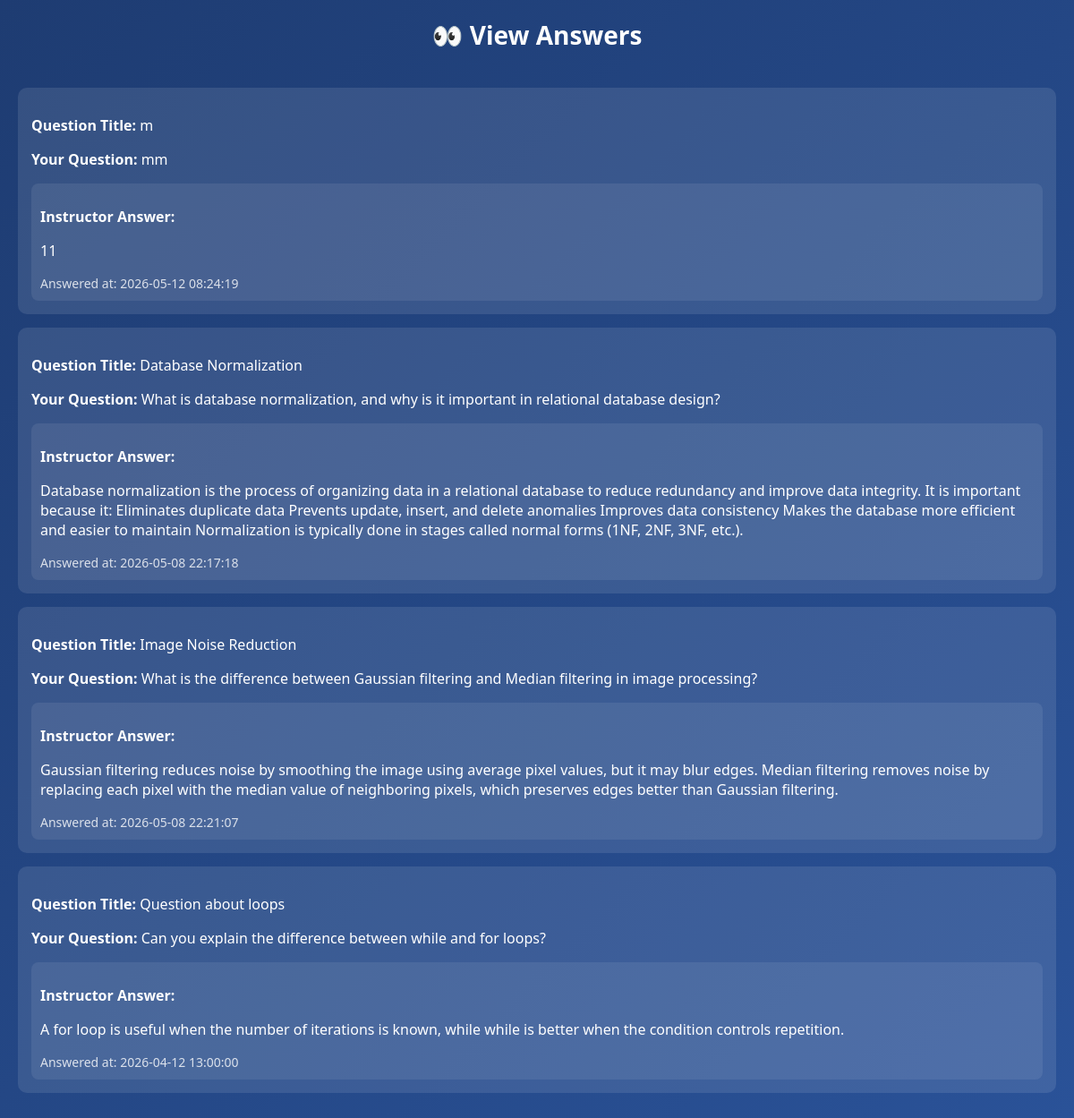
Screenshot of /ViewAnswers.php (signed in) with the database file from the repository.
### tables this page shows
CREATE TABLE `answer` (
  `answer_id` int(11) NOT NULL AUTO_INCREMENT,
  `question_id` int(11) NOT NULL,
  `instructor_id` int(11) NOT NULL,
  `content` text NOT NULL,
  `created_at` datetime DEFAULT current_timestamp(),
  PRIMARY KEY (`answer_id`),
  KEY `question_id` (`question_id`),
  KEY `instructor_id` (`instructor_id`),
  CONSTRAINT `answer_ibfk_1` FOREIGN KEY (`question_id`) REFERENCES `question` (`question_id`) ON DELETE CASCADE ON UPDATE CASCADE,
  CONSTRAINT `answer_ibfk_2` FOREIGN KEY (`instructor_id`) REFERENCES `instructor` (`instructor_id`) ON DELETE CASCADE ON UPDATE CASCADE
);

CREATE TABLE `question` (
  `question_id` int(11) NOT NULL AUTO_INCREMENT,
  `student_id` int(11) NOT NULL,
  `course_id` int(11) NOT NULL,
  `title` varchar(200) NOT NULL,
  `content` text NOT NULL,
  `created_at` datetime DEFAULT current_timestamp(),
  `status` enum('open','answered','closed') NOT NULL,
  PRIMARY KEY (`question_id`),
  KEY `student_id` (`student_id`),
  KEY `course_id` (`course_id`),
  CONSTRAINT `question_ibfk_1` FOREIGN KEY (`student_id`) REFERENCES `student` (`student_id`) ON DELETE CASCADE ON UPDATE CASCADE,
  CONSTRAINT `question_ibfk_2` FOREIGN KEY (`course_id`) REFERENCES `course` (`course_id`) ON DELETE CASCADE ON UPDATE CASCADE
);

### ViewAnswers.php (the view, shortened to what this page needs)
<?php
$conn = new mysqli("localhost", "root", "", "university_academic_support_system");
$student_id = $_SESSION['student_id'];
$sql = "
SELECT
    q.question_id,
    q.title,
    q.content AS question_content,
    a.content AS answer_content,
    a.created_at AS answer_date
FROM question q
LEFT JOIN answer a
ON q.question_id = a.question_id
WHERE q.student_id = ?
ORDER BY q.created_at DESC
";
$stmt = $conn->prepare($sql);
$stmt->bind_param("i", $student_id);
$stmt->execute();
$result = $stmt->get_result();
?>
<!DOCTYPE html>
<html>
<head>
</head>
<body>
<div class="header">
👀 View Answers
</div>
<div class="container">
<?php
if($result->num_rows > 0){
    while($row = $result->fetch_assoc()){
?>
<div class="card">
    <p>
        <b>Question Title:</b>
        <?php echo htmlspecialchars($row['title']); ?>
    </p>
    <p>
        <b>Your Question:</b>
        <?php echo htmlspecialchars($row['question_content']); ?>
    </p>
    <div class="answer">
        <p><b>Instructor Answer:</b></p>
        <p>
            <?php
            if(!empty($row['answer_content'])){
                echo htmlspecialchars($row['answer_content']);
            }else{
                echo "No answer yet ⏳";
            }
            ?>
        </p>
        <?php if(!empty($row['answer_date'])){ ?>
            <div class="date">
                Answered at:
                <?php echo htmlspecialchars($row['answer_date']); ?>
            </div>
        <?php } ?>
    </div>
</div>
<?php
    }
}else{
    echo "<p>No questions found.</p>";
}
?>
</div>
</body>
</html>

### ViewAnswers.php (style rules this page uses)
body { margin:0; font-family:Segoe UI; background:linear-gradient(135deg,#1e3c72,#2a5298); color:white; }
.header { text-align:center; padding:20px; font-size:28px; font-weight:bold; }
.container { padding:20px; }
.card { background:rgba(255,255,255,0.1); padding:15px; border-radius:10px; margin-bottom:15px; }
.answer { margin-top:10px; padding:10px; background:rgba(255,255,255,0.08); border-radius:8px; }
.date { margin-top:8px; font-size:14px; opacity:0.8; }

### rows the page displays
answer: question.title "m", question.content "mm", content "11", created_at "2026-05-12 08:24:19"
answer: question.title "Database Normalization", question.content "What is database normalization, and why is it important in relational database design?", content "Database normalization is the process of organizing data in a relational database to reduce redundancy and improve data integrity. It is important because it: Eliminates duplicate data Prevents update, insert, and delete anomalies Improves data consistency Makes the database more efficient and easier to maintain Normalization is typically done in stages called normal forms (1NF, 2NF, 3NF, etc.).", created_at "2026-05-08 22:17:18"
answer: question.title "Image Noise Reduction", question.content "What is the difference between Gaussian filtering and Median filtering in image processing?", content "Gaussian filtering reduces noise by smoothing the image using average pixel values, but it may blur edges. Median filtering removes noise by replacing each pixel with the median value of neighboring pixels, which preserves edges better than Gaussian filtering.", created_at "2026-05-08 22:21:07"
answer: question.title "Question about loops", question.content "Can you explain the difference between while and for loops?", content "A for loop is useful when the number of iterations is known, while while is better when the condition controls repetition.", created_at "2026-04-12 13:00:00"
